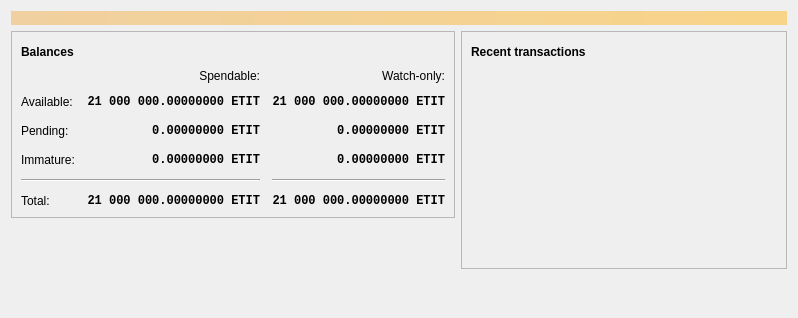
<?xml version="1.0" encoding="UTF-8"?>
<ui version="4.0">
 <class>OverviewPage</class>
 <widget class="QWidget" name="OverviewPage">
  <property name="geometry">
   <rect>
    <x>0</x>
    <y>0</y>
    <width>798</width>
    <height>318</height>
   </rect>
  </property>
  <property name="windowTitle">
   <string>Form</string>
  </property>
  <layout class="QVBoxLayout" name="topLayout">
   <item>
    <widget class="QLabel" name="labelAlerts">
     <property name="visible">
      <bool>false</bool>
     </property>
     <property name="styleSheet">
      <string notr="true">QLabel { background-color: qlineargradient(x1: 0, y1: 0, x2: 1, y2: 0, stop:0 #F0D0A0, stop:1 #F8D488); color:#000000; }</string>
     </property>
     <property name="wordWrap">
      <bool>true</bool>
     </property>
     <property name="margin">
      <number>3</number>
     </property>
     <property name="textInteractionFlags">
      <set>Qt::TextSelectableByMouse</set>
     </property>
    </widget>
   </item>
   <item>
    <layout class="QHBoxLayout" name="horizontalLayout" stretch="1,1">
     <item>
      <layout class="QVBoxLayout" name="verticalLayout_2">
       <item>
        <widget class="QFrame" name="frame">
         <property name="frameShape">
          <enum>QFrame::StyledPanel</enum>
         </property>
         <property name="frameShadow">
          <enum>QFrame::Raised</enum>
         </property>
         <layout class="QVBoxLayout" name="verticalLayout_4">
          <item>
           <layout class="QHBoxLayout" name="horizontalLayout_4">
            <item>
             <widget class="QLabel" name="label_5">
              <property name="font">
               <font>
                <weight>75</weight>
                <bold>true</bold>
               </font>
              </property>
              <property name="text">
               <string>Balances</string>
              </property>
             </widget>
            </item>
            <item>
             <widget class="QPushButton" name="labelWalletStatus">
              <property name="enabled">
               <bool>true</bool>
              </property>
              <property name="maximumSize">
               <size>
                <width>30</width>
                <height>16777215</height>
               </size>
              </property>
              <property name="toolTip">
               <string>The displayed information may be out of date. Your wallet automatically synchronizes with the eTitanium network after a connection is established, but this process has not completed yet.</string>
              </property>
              <property name="text">
               <string/>
              </property>
              <property name="icon">
               <iconset resource="../etitanium.qrc">
                <normaloff>:/icons/warning</normaloff>
                <disabledoff>:/icons/warning</disabledoff>:/icons/warning</iconset>
              </property>
              <property name="iconSize">
               <size>
                <width>24</width>
                <height>24</height>
               </size>
              </property>
              <property name="flat">
               <bool>true</bool>
              </property>
             </widget>
            </item>
            <item>
             <spacer name="horizontalSpacer_3">
              <property name="orientation">
               <enum>Qt::Horizontal</enum>
              </property>
              <property name="sizeHint" stdset="0">
               <size>
                <width>40</width>
                <height>20</height>
               </size>
              </property>
             </spacer>
            </item>
           </layout>
          </item>
          <item>
           <layout class="QGridLayout" name="gridLayout">
            <property name="spacing">
             <number>12</number>
            </property>
            <item row="2" column="2">
             <widget class="QLabel" name="labelWatchPending">
              <property name="font">
               <font>
                <family>Monospace</family>
                <weight>75</weight>
                <bold>true</bold>
               </font>
              </property>
              <property name="cursor">
               <cursorShape>IBeamCursor</cursorShape>
              </property>
              <property name="toolTip">
               <string>Unconfirmed transactions to watch-only addresses</string>
              </property>
              <property name="text">
               <string notr="true">0.00000000 ETIT</string>
              </property>
              <property name="alignment">
               <set>Qt::AlignRight|Qt::AlignTrailing|Qt::AlignVCenter</set>
              </property>
              <property name="textInteractionFlags">
               <set>Qt::LinksAccessibleByMouse|Qt::TextSelectableByKeyboard|Qt::TextSelectableByMouse</set>
              </property>
             </widget>
            </item>
            <item row="2" column="1">
             <widget class="QLabel" name="labelUnconfirmed">
              <property name="font">
               <font>
                <family>Monospace</family>
                <weight>75</weight>
                <bold>true</bold>
               </font>
              </property>
              <property name="cursor">
               <cursorShape>IBeamCursor</cursorShape>
              </property>
              <property name="toolTip">
               <string>Total of transactions that have yet to be confirmed, and do not yet count toward the spendable balance</string>
              </property>
              <property name="text">
               <string notr="true">0.00000000 ETIT</string>
              </property>
              <property name="alignment">
               <set>Qt::AlignRight|Qt::AlignTrailing|Qt::AlignVCenter</set>
              </property>
              <property name="textInteractionFlags">
               <set>Qt::LinksAccessibleByMouse|Qt::TextSelectableByKeyboard|Qt::TextSelectableByMouse</set>
              </property>
             </widget>
            </item>
            <item row="3" column="2">
             <widget class="QLabel" name="labelWatchImmature">
              <property name="font">
               <font>
                <family>Monospace</family>
                <weight>75</weight>
                <bold>true</bold>
               </font>
              </property>
              <property name="cursor">
               <cursorShape>IBeamCursor</cursorShape>
              </property>
              <property name="toolTip">
               <string>Mined balance in watch-only addresses that has not yet matured</string>
              </property>
              <property name="text">
               <string notr="true">0.00000000 ETIT</string>
              </property>
              <property name="alignment">
               <set>Qt::AlignRight|Qt::AlignTrailing|Qt::AlignVCenter</set>
              </property>
              <property name="textInteractionFlags">
               <set>Qt::LinksAccessibleByMouse|Qt::TextSelectableByKeyboard|Qt::TextSelectableByMouse</set>
              </property>
             </widget>
            </item>
            <item row="4" column="0" colspan="2">
             <widget class="Line" name="line">
              <property name="orientation">
               <enum>Qt::Horizontal</enum>
              </property>
             </widget>
            </item>
            <item row="4" column="2">
             <widget class="Line" name="lineWatchBalance">
              <property name="sizePolicy">
               <sizepolicy hsizetype="Preferred" vsizetype="Fixed">
                <horstretch>0</horstretch>
                <verstretch>0</verstretch>
               </sizepolicy>
              </property>
              <property name="minimumSize">
               <size>
                <width>140</width>
                <height>0</height>
               </size>
              </property>
              <property name="orientation">
               <enum>Qt::Horizontal</enum>
              </property>
             </widget>
            </item>
            <item row="5" column="0">
             <widget class="QLabel" name="labelTotalText">
              <property name="text">
               <string>Total:</string>
              </property>
             </widget>
            </item>
            <item row="3" column="1">
             <widget class="QLabel" name="labelImmature">
              <property name="font">
               <font>
                <family>Monospace</family>
                <weight>75</weight>
                <bold>true</bold>
               </font>
              </property>
              <property name="cursor">
               <cursorShape>IBeamCursor</cursorShape>
              </property>
              <property name="toolTip">
               <string>Mined balance that has not yet matured</string>
              </property>
              <property name="text">
               <string notr="true">0.00000000 ETIT</string>
              </property>
              <property name="alignment">
               <set>Qt::AlignRight|Qt::AlignTrailing|Qt::AlignVCenter</set>
              </property>
              <property name="textInteractionFlags">
               <set>Qt::LinksAccessibleByMouse|Qt::TextSelectableByKeyboard|Qt::TextSelectableByMouse</set>
              </property>
             </widget>
            </item>
            <item row="2" column="3">
             <spacer name="horizontalSpacer_2">
              <property name="orientation">
               <enum>Qt::Horizontal</enum>
              </property>
              <property name="sizeHint" stdset="0">
               <size>
                <width>40</width>
                <height>20</height>
               </size>
              </property>
             </spacer>
            </item>
            <item row="3" column="0">
             <widget class="QLabel" name="labelImmatureText">
              <property name="text">
               <string>Immature:</string>
              </property>
             </widget>
            </item>
            <item row="5" column="1">
             <widget class="QLabel" name="labelTotal">
              <property name="font">
               <font>
                <family>Monospace</family>
                <weight>75</weight>
                <bold>true</bold>
               </font>
              </property>
              <property name="cursor">
               <cursorShape>IBeamCursor</cursorShape>
              </property>
              <property name="toolTip">
               <string>Your current total balance</string>
              </property>
              <property name="text">
               <string notr="true">21 000 000.00000000 ETIT</string>
              </property>
              <property name="alignment">
               <set>Qt::AlignRight|Qt::AlignTrailing|Qt::AlignVCenter</set>
              </property>
              <property name="textInteractionFlags">
               <set>Qt::LinksAccessibleByMouse|Qt::TextSelectableByKeyboard|Qt::TextSelectableByMouse</set>
              </property>
             </widget>
            </item>
            <item row="5" column="2">
             <widget class="QLabel" name="labelWatchTotal">
              <property name="font">
               <font>
                <family>Monospace</family>
                <weight>75</weight>
                <bold>true</bold>
               </font>
              </property>
              <property name="cursor">
               <cursorShape>IBeamCursor</cursorShape>
              </property>
              <property name="toolTip">
               <string>Current total balance in watch-only addresses</string>
              </property>
              <property name="text">
               <string notr="true">21 000 000.00000000 ETIT</string>
              </property>
              <property name="alignment">
               <set>Qt::AlignRight|Qt::AlignTrailing|Qt::AlignVCenter</set>
              </property>
              <property name="textInteractionFlags">
               <set>Qt::LinksAccessibleByMouse|Qt::TextSelectableByKeyboard|Qt::TextSelectableByMouse</set>
              </property>
             </widget>
            </item>
            <item row="0" column="2">
             <widget class="QLabel" name="labelWatchonly">
              <property name="text">
               <string>Watch-only:</string>
              </property>
              <property name="alignment">
               <set>Qt::AlignRight|Qt::AlignTrailing|Qt::AlignVCenter</set>
              </property>
             </widget>
            </item>
            <item row="1" column="0">
             <widget class="QLabel" name="labelBalanceText">
              <property name="text">
               <string>Available:</string>
              </property>
             </widget>
            </item>
            <item row="1" column="1">
             <widget class="QLabel" name="labelBalance">
              <property name="font">
               <font>
                <family>Monospace</family>
                <weight>75</weight>
                <bold>true</bold>
               </font>
              </property>
              <property name="cursor">
               <cursorShape>IBeamCursor</cursorShape>
              </property>
              <property name="toolTip">
               <string>Your current spendable balance</string>
              </property>
              <property name="text">
               <string notr="true">21 000 000.00000000 ETIT</string>
              </property>
              <property name="alignment">
               <set>Qt::AlignRight|Qt::AlignTrailing|Qt::AlignVCenter</set>
              </property>
              <property name="textInteractionFlags">
               <set>Qt::LinksAccessibleByMouse|Qt::TextSelectableByKeyboard|Qt::TextSelectableByMouse</set>
              </property>
             </widget>
            </item>
            <item row="1" column="2">
             <widget class="QLabel" name="labelWatchAvailable">
              <property name="font">
               <font>
                <family>Monospace</family>
                <weight>75</weight>
                <bold>true</bold>
               </font>
              </property>
              <property name="cursor">
               <cursorShape>IBeamCursor</cursorShape>
              </property>
              <property name="toolTip">
               <string>Your current balance in watch-only addresses</string>
              </property>
              <property name="text">
               <string notr="true">21 000 000.00000000 ETIT</string>
              </property>
              <property name="alignment">
               <set>Qt::AlignRight|Qt::AlignTrailing|Qt::AlignVCenter</set>
              </property>
              <property name="textInteractionFlags">
               <set>Qt::LinksAccessibleByMouse|Qt::TextSelectableByKeyboard|Qt::TextSelectableByMouse</set>
              </property>
             </widget>
            </item>
            <item row="2" column="0">
             <widget class="QLabel" name="labelPendingText">
              <property name="text">
               <string>Pending:</string>
              </property>
             </widget>
            </item>
            <item row="0" column="1">
             <widget class="QLabel" name="labelSpendable">
              <property name="text">
               <string>Spendable:</string>
              </property>
              <property name="alignment">
               <set>Qt::AlignRight|Qt::AlignTrailing|Qt::AlignVCenter</set>
              </property>
             </widget>
            </item>
           </layout>
          </item>
         </layout>
        </widget>
       </item>
       <item>
        <spacer name="verticalSpacer">
         <property name="orientation">
          <enum>Qt::Vertical</enum>
         </property>
         <property name="sizeHint" stdset="0">
          <size>
           <width>20</width>
           <height>40</height>
          </size>
         </property>
        </spacer>
       </item>
      </layout>
     </item>
     <item>
      <layout class="QVBoxLayout" name="verticalLayout_3">
       <item>
        <widget class="QFrame" name="frame_2">
         <property name="frameShape">
          <enum>QFrame::StyledPanel</enum>
         </property>
         <property name="frameShadow">
          <enum>QFrame::Raised</enum>
         </property>
         <layout class="QVBoxLayout" name="verticalLayout">
          <item>
           <layout class="QHBoxLayout" name="horizontalLayout_2">
            <item>
             <widget class="QLabel" name="label_4">
              <property name="font">
               <font>
                <weight>75</weight>
                <bold>true</bold>
               </font>
              </property>
              <property name="text">
               <string>Recent transactions</string>
              </property>
             </widget>
            </item>
            <item>
             <widget class="QPushButton" name="labelTransactionsStatus">
              <property name="enabled">
               <bool>true</bool>
              </property>
              <property name="maximumSize">
               <size>
                <width>30</width>
                <height>16777215</height>
               </size>
              </property>
              <property name="toolTip">
               <string>The displayed information may be out of date. Your wallet automatically synchronizes with the eTitanium network after a connection is established, but this process has not completed yet.</string>
              </property>
              <property name="text">
               <string/>
              </property>
              <property name="icon">
               <iconset resource="../etitanium.qrc">
                <normaloff>:/icons/warning</normaloff>
                <disabledoff>:/icons/warning</disabledoff>:/icons/warning</iconset>
              </property>
              <property name="iconSize">
               <size>
                <width>24</width>
                <height>24</height>
               </size>
              </property>
              <property name="flat">
               <bool>true</bool>
              </property>
             </widget>
            </item>
            <item>
             <spacer name="horizontalSpacer">
              <property name="orientation">
               <enum>Qt::Horizontal</enum>
              </property>
              <property name="sizeHint" stdset="0">
               <size>
                <width>40</width>
                <height>20</height>
               </size>
              </property>
             </spacer>
            </item>
           </layout>
          </item>
          <item>
           <widget class="QListView" name="listTransactions">
            <property name="styleSheet">
             <string notr="true">QListView { background: transparent; }</string>
            </property>
            <property name="frameShape">
             <enum>QFrame::NoFrame</enum>
            </property>
            <property name="verticalScrollBarPolicy">
             <enum>Qt::ScrollBarAlwaysOff</enum>
            </property>
            <property name="horizontalScrollBarPolicy">
             <enum>Qt::ScrollBarAlwaysOff</enum>
            </property>
            <property name="selectionMode">
             <enum>QAbstractItemView::NoSelection</enum>
            </property>
           </widget>
          </item>
         </layout>
        </widget>
       </item>
       <item>
        <spacer name="verticalSpacer_2">
         <property name="orientation">
          <enum>Qt::Vertical</enum>
         </property>
         <property name="sizeHint" stdset="0">
          <size>
           <width>20</width>
           <height>40</height>
          </size>
         </property>
        </spacer>
       </item>
      </layout>
     </item>
    </layout>
   </item>
  </layout>
 </widget>
 <resources/>
 <connections/>
</ui>
